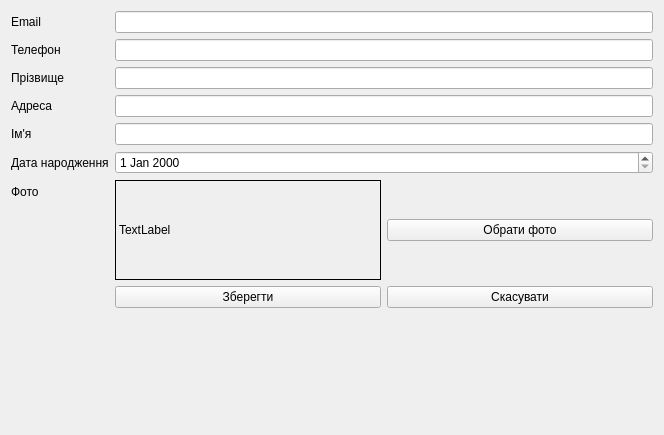
<?xml version="1.0" encoding="UTF-8"?>
<ui version="4.0">
 <class>Form</class>
 <widget class="QWidget" name="Form">
  <property name="geometry">
   <rect>
    <x>0</x>
    <y>0</y>
    <width>664</width>
    <height>435</height>
   </rect>
  </property>
  <property name="windowTitle">
   <string>Form</string>
  </property>
  <layout class="QGridLayout" name="gridLayout">
   <item row="0" column="0">
    <layout class="QVBoxLayout" name="verticalLayout">
     <item>
      <layout class="QFormLayout" name="formLayout">
       <item row="0" column="0">
        <widget class="QLabel" name="label_4">
         <property name="text">
          <string>Email</string>
         </property>
        </widget>
       </item>
       <item row="0" column="1">
        <widget class="QLineEdit" name="emailLineEdit"/>
       </item>
       <item row="1" column="0">
        <widget class="QLabel" name="label_3">
         <property name="text">
          <string>Телефон</string>
         </property>
        </widget>
       </item>
       <item row="1" column="1">
        <widget class="QLineEdit" name="phoneLineEdit"/>
       </item>
       <item row="2" column="0">
        <widget class="QLabel" name="label_2">
         <property name="text">
          <string>Прізвище</string>
         </property>
        </widget>
       </item>
       <item row="2" column="1">
        <widget class="QLineEdit" name="lastNameLineEdit"/>
       </item>
       <item row="3" column="0">
        <widget class="QLabel" name="label_5">
         <property name="text">
          <string>Адреса</string>
         </property>
        </widget>
       </item>
       <item row="3" column="1">
        <widget class="QLineEdit" name="addressLineEdit"/>
       </item>
       <item row="4" column="0">
        <widget class="QLabel" name="label">
         <property name="text">
          <string>Ім'я</string>
         </property>
        </widget>
       </item>
       <item row="4" column="1">
        <widget class="QLineEdit" name="firstNameLineEdit"/>
       </item>
       <item row="5" column="0">
        <widget class="QLabel" name="label_6">
         <property name="text">
          <string>Дата народження</string>
         </property>
        </widget>
       </item>
       <item row="5" column="1">
        <widget class="QDateEdit" name="birthdayDateEdit"/>
       </item>
       <item row="6" column="0">
        <widget class="QLabel" name="label_7">
         <property name="text">
          <string>Фото</string>
         </property>
        </widget>
       </item>
       <item row="6" column="1">
        <layout class="QHBoxLayout" name="horizontalLayout_2">
         <item>
          <widget class="QLabel" name="photoLabel">
           <property name="minimumSize">
            <size>
             <width>100</width>
             <height>100</height>
            </size>
           </property>
           <property name="frameShape">
            <enum>QFrame::Shape::Box</enum>
           </property>
           <property name="text">
            <string>TextLabel</string>
           </property>
          </widget>
         </item>
         <item>
          <widget class="QPushButton" name="browsePhotoButton">
           <property name="text">
            <string>Обрати фото</string>
           </property>
          </widget>
         </item>
        </layout>
       </item>
       <item row="7" column="1">
        <layout class="QHBoxLayout" name="horizontalLayout">
         <item>
          <widget class="QPushButton" name="saveButton">
           <property name="text">
            <string>Зберегти</string>
           </property>
          </widget>
         </item>
         <item>
          <widget class="QPushButton" name="cancelButton">
           <property name="text">
            <string>Скасувати</string>
           </property>
          </widget>
         </item>
        </layout>
       </item>
      </layout>
     </item>
    </layout>
   </item>
  </layout>
 </widget>
 <resources/>
 <connections/>
</ui>
